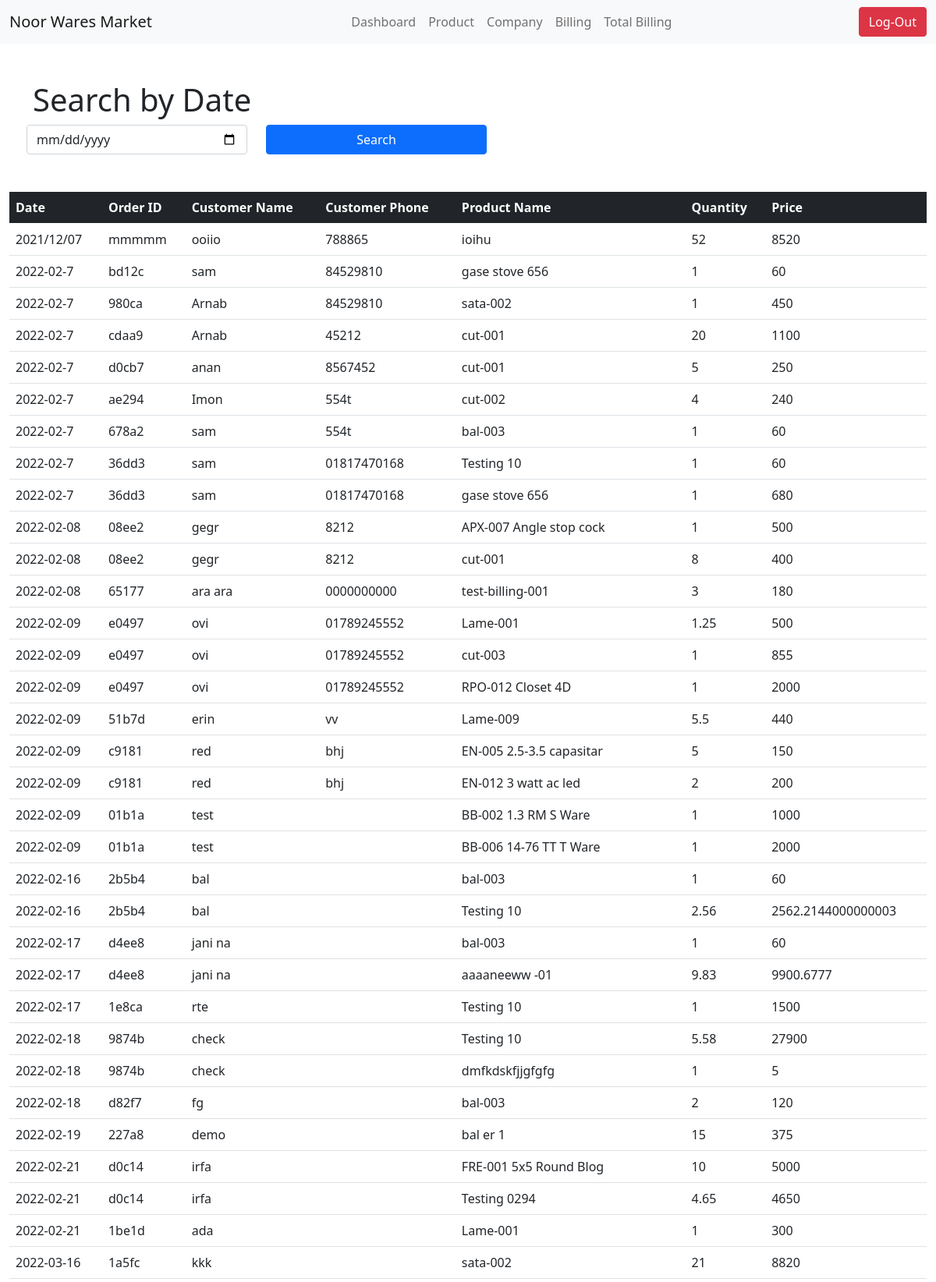
The app's page /totalbilling.php (signed in, upper part) with its own data.
### tables this page shows
CREATE TABLE `invoice` (
  `uid` varchar(255) NOT NULL,
  `cust_name` varchar(255) NOT NULL,
  `phn` varchar(255) NOT NULL,
  `date` varchar(255) NOT NULL,
  `time` varchar(255) NOT NULL,
  `month` varchar(255) NOT NULL,
  `year` varchar(255) NOT NULL,
  `pro_name` varchar(255) NOT NULL,
  `qty` varchar(255) NOT NULL,
  `total` varchar(255) NOT NULL,
  `total_profit` varchar(255) NOT NULL,
  `id` int(11) NOT NULL
);

### totalbilling.php (the view, shortened to what this page needs)
<?php
    if(isset($_SESSION['User'])){
?>
<?php
    require_once('connection.php');
    $sql = "SELECT * FROM invoice;";
    $result = mysqli_query($conn, $sql) or die("cannot execute query");
?>
<!DOCTYPE html>
<html lang="en">
<head>
    <link href="https://cdn.jsdelivr.net/npm/bootstrap@5.0.2/dist/css/bootstrap.min.css" rel="stylesheet">
</head>
<body>
    <nav class="navbar  navbar-expand-lg navbar-light bg-light">
        <div class="container-fluid">
          <a class="navbar-brand" href="dashboard.php">Noor Wares Market</a>
          <div class="collapse navbar-collapse" id="navbarSupportedContent">
            <ul class="navbar-nav mx-auto mb-2 mb-lg-0">
              <li class="nav-item">
                <a class="nav-link" href="dashboard.php">Dashboard</a>
              </li>
              <li class="nav-item">
                <a class="nav-link" href="product.php">Product</a>
              </li>
              <li class="nav-item">
                <a class="nav-link" href="displayajex.php">Company</a>
              </li>
              <li class="nav-item">
                <a class="nav-link" href="billing2.php">Billing</a>
              </li>
              <li class="nav-item">
                <a class="nav-link" onclick="movetodatebysearch()"> Total Billing</a>
              </li>
            </ul>
          </div>
          <a class="btn btn-danger" href="logout.php?logout">Log-Out</a>
        </div>
    </nav>
        <section class="list_bill container-fluid mt-5">
          <div class="container">
            <h1>Search by Date</h1>
            <form method="get" action="datebysearch.php" class="row g-3 mb-5">
                <input type="date" class="form-control w-25" name="search">
                <button type="submit" class="ms-4 w-25 btn btn-primary"> Search</button>
            </form>
          </div>
            <div class="table-responsive">
                <table class="table">
                    <thead class="table-dark">
                        <tr>
                        <th scope="col">Date</th>
                        <th scope="col">Order ID</th>
                        <th scope="col">Customer Name</th>
                        <th scope="col">Customer Phone</th>
                        <th scope="col">Product Name</th>
                        <th scope="col">Quantity</th>
                        <th scope="col">Price</th>
                        </tr>
                    </thead>
                    <tbody>
                      <?php
                          while ($row = mysqli_fetch_assoc($result)){
                      ?>
                        <tr>
                              <td><?php echo $row['date']; ?></td>
                              <td><?php echo $row['uid']; ?></td>
                              <td><?php echo $row['cust_name']; ?></td>
                              <td><?php echo $row['phn']; ?></td>
                              <td><?php echo $row['pro_name']; ?></td>
                              <td><?php echo $row['qty']; ?></td>
                              <td><?php echo $row['total']; ?></td>
                        </tr>
                       <?php
                          }
                          ?>
                    </tbody>
                </table>
            </div>
        </section>
</body>
</html>
<?php
    }
    else{
        header("location:index.php");
    }
?>

### records on screen
invoice: date "2021/12/07", uid "mmmmm", cust_name "ooiio", phn "788865", pro_name "ioihu", qty "52", total "8520"
invoice: date "2022-02-7", uid "bd12c", cust_name "sam", phn "84529810", pro_name "gase stove 656", qty "1", total "60"
invoice: date "2022-02-7", uid "980ca", cust_name "Arnab", phn "84529810", pro_name "sata-002", qty "1", total "450"
invoice: date "2022-02-7", uid "cdaa9", cust_name "Arnab", phn "45212", pro_name "cut-001", qty "20", total "1100"
invoice: date "2022-02-7", uid "d0cb7", cust_name "anan", phn "8567452", pro_name "cut-001", qty "5", total "250"
invoice: date "2022-02-7", uid "ae294", cust_name "Imon", phn "554t", pro_name "cut-002", qty "4", total "240"
invoice: date "2022-02-7", uid "678a2", cust_name "sam", phn "554t", pro_name "bal-003", qty "1", total "60"
invoice: date "2022-02-7", uid "36dd3", cust_name "sam", phn "01817470168", pro_name "Testing 10", qty "1", total "60"
invoice: date "2022-02-7", uid "36dd3", cust_name "sam", phn "01817470168", pro_name "gase stove 656", qty "1", total "680"
invoice: date "2022-02-08", uid "08ee2", cust_name "gegr", phn "8212", pro_name "APX-007 Angle stop cock", qty "1", total "500"
invoice: date "2022-02-08", uid "08ee2", cust_name "gegr", phn "8212", pro_name "cut-001", qty "8", total "400"
invoice: date "2022-02-08", uid "65177", cust_name "ara ara", phn "0000000000", pro_name "test-billing-001", qty "3", total "180"
invoice: date "2022-02-09", uid "e0497", cust_name "ovi", phn "01789245552", pro_name "Lame-001", qty "1.25", total "500"
invoice: date "2022-02-09", uid "e0497", cust_name "ovi", phn "01789245552", pro_name "cut-003", qty "1", total "855"
invoice: date "2022-02-09", uid "e0497", cust_name "ovi", phn "01789245552", pro_name "RPO-012 Closet 4D", qty "1", total "2000"
invoice: date "2022-02-09", uid "51b7d", cust_name "erin", phn "vv", pro_name "Lame-009", qty "5.5", total "440"
invoice: date "2022-02-09", uid "c9181", cust_name "red", phn "bhj", pro_name "EN-005 2.5-3.5 capasitar", qty "5", total "150"
invoice: date "2022-02-09", uid "c9181", cust_name "red", phn "bhj", pro_name "EN-012 3 watt ac led", qty "2", total "200"
invoice: date "2022-02-09", uid "01b1a", cust_name "test", pro_name "BB-002 1.3 RM S Ware", qty "1", total "1000"
invoice: date "2022-02-09", uid "01b1a", cust_name "test", pro_name "BB-006 14-76 TT T Ware", qty "1", total "2000"
invoice: date "2022-02-16", uid "2b5b4", cust_name "bal", pro_name "bal-003", qty "1", total "60"
invoice: date "2022-02-16", uid "2b5b4", cust_name "bal", pro_name "Testing 10", qty "2.56", total "2562.2144000000003"
invoice: date "2022-02-17", uid "d4ee8", cust_name "jani na", pro_name "bal-003", qty "1", total "60"
invoice: date "2022-02-17", uid "d4ee8", cust_name "jani na", pro_name "aaaaneeww -01", qty "9.83", total "9900.6777"
invoice: date "2022-02-17", uid "1e8ca", cust_name "rte", pro_name "Testing 10", qty "1", total "1500"
invoice: date "2022-02-18", uid "9874b", cust_name "check", pro_name "Testing 10", qty "5.58", total "27900"
invoice: date "2022-02-18", uid "9874b", cust_name "check", pro_name "dmfkdskfjjgfgfg", qty "1", total "5"
invoice: date "2022-02-18", uid "d82f7", cust_name "fg", pro_name "bal-003", qty "2", total "120"
invoice: date "2022-02-19", uid "227a8", cust_name "demo", pro_name "bal er 1", qty "15", total "375"
invoice: date "2022-02-21", uid "d0c14", cust_name "irfa", pro_name "FRE-001 5x5 Round Blog", qty "10", total "5000"
invoice: date "2022-02-21", uid "d0c14", cust_name "irfa", pro_name "Testing 0294", qty "4.65", total "4650"
invoice: date "2022-02-21", uid "1be1d", cust_name "ada", pro_name "Lame-001", qty "1", total "300"
invoice: date "2022-03-16", uid "1a5fc", cust_name "kkk", pro_name "sata-002", qty "21", total "8820"
